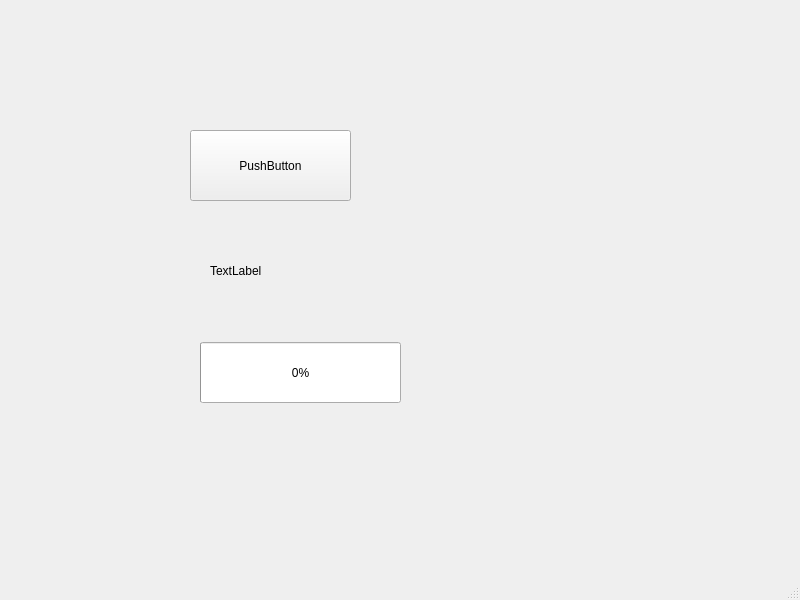
<?xml version="1.0" encoding="UTF-8"?>
<ui version="4.0">
 <class>MainWindow</class>
 <widget class="QMainWindow" name="MainWindow">
  <property name="geometry">
   <rect>
    <x>0</x>
    <y>0</y>
    <width>800</width>
    <height>600</height>
   </rect>
  </property>
  <property name="windowTitle">
   <string>MainWindow</string>
  </property>
  <widget class="QWidget" name="centralwidget">
   <widget class="QPushButton" name="pushButton">
    <property name="geometry">
     <rect>
      <x>190</x>
      <y>130</y>
      <width>161</width>
      <height>71</height>
     </rect>
    </property>
    <property name="text">
     <string>PushButton</string>
    </property>
   </widget>
   <widget class="QProgressBar" name="progressBar">
    <property name="geometry">
     <rect>
      <x>200</x>
      <y>342</y>
      <width>201</width>
      <height>61</height>
     </rect>
    </property>
    <property name="value">
     <number>0</number>
    </property>
   </widget>
   <widget class="QLabel" name="label">
    <property name="geometry">
     <rect>
      <x>210</x>
      <y>250</y>
      <width>111</width>
      <height>41</height>
     </rect>
    </property>
    <property name="text">
     <string>TextLabel</string>
    </property>
   </widget>
  </widget>
  <widget class="QMenuBar" name="menubar">
   <property name="geometry">
    <rect>
     <x>0</x>
     <y>0</y>
     <width>800</width>
     <height>21</height>
    </rect>
   </property>
  </widget>
  <widget class="QStatusBar" name="statusbar"/>
 </widget>
 <resources/>
 <connections/>
</ui>
